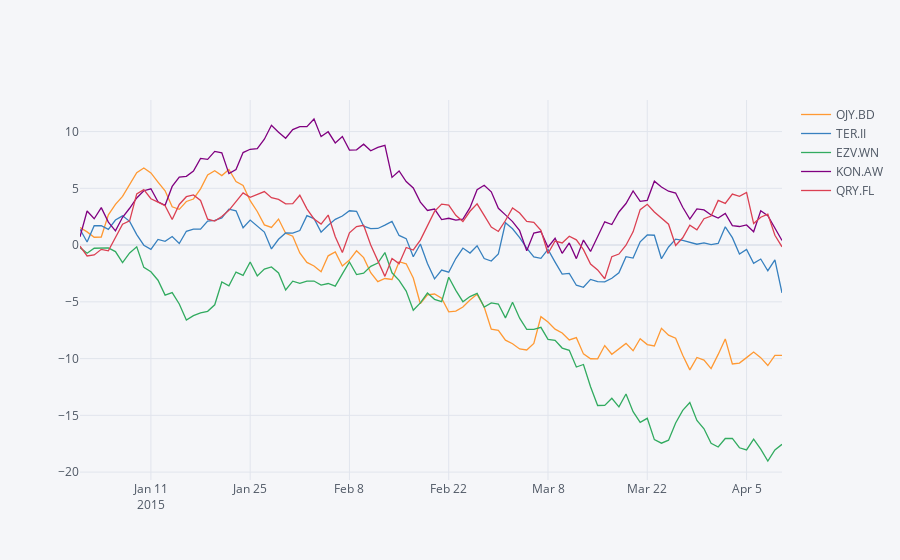

Source (notebook cell):
### Markdown cell above
1) line plot

### Code cell
df.iplot(kind='line')
